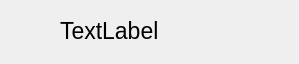
<?xml version="1.0" encoding="UTF-8"?>
<ui version="4.0">
 <class>PlayerNodeClass</class>
 <widget class="QWidget" name="PlayerNodeClass">
  <property name="geometry">
   <rect>
    <x>0</x>
    <y>0</y>
    <width>299</width>
    <height>64</height>
   </rect>
  </property>
  <property name="windowTitle">
   <string>PlayerNode</string>
  </property>
  <widget class="QLabel" name="nick">
   <property name="geometry">
    <rect>
     <x>60</x>
     <y>10</y>
     <width>221</width>
     <height>41</height>
    </rect>
   </property>
   <property name="font">
    <font>
     <pointsize>17</pointsize>
    </font>
   </property>
   <property name="text">
    <string>TextLabel</string>
   </property>
  </widget>
  <widget class="QLabel" name="logo">
   <property name="geometry">
    <rect>
     <x>10</x>
     <y>10</y>
     <width>41</width>
     <height>41</height>
    </rect>
   </property>
   <property name="text">
    <string/>
   </property>
  </widget>
 </widget>
 <layoutdefault spacing="6" margin="11"/>
 <resources/>
 <connections/>
</ui>
